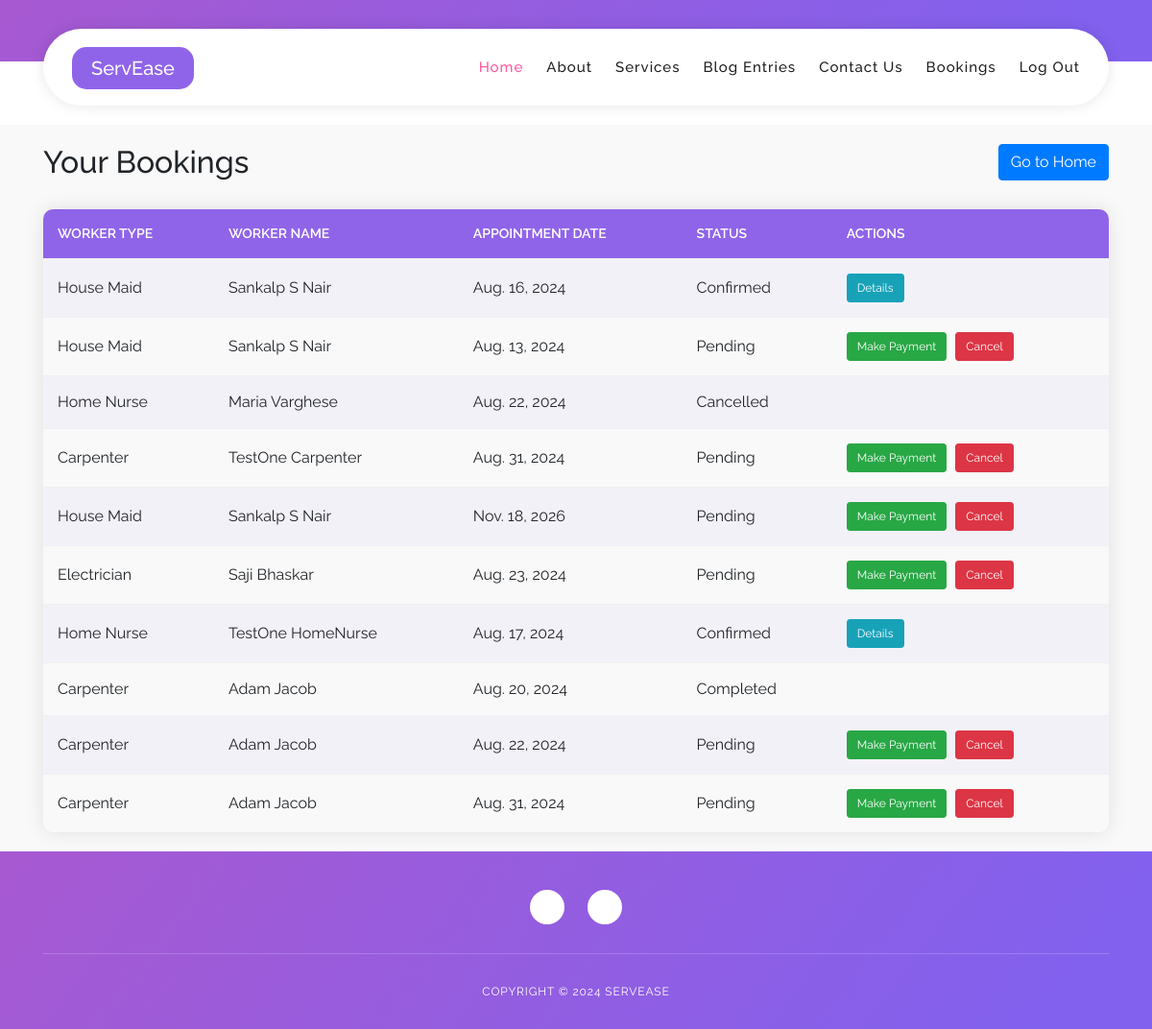
The app's page /view_bookings/ (signed in), older data.
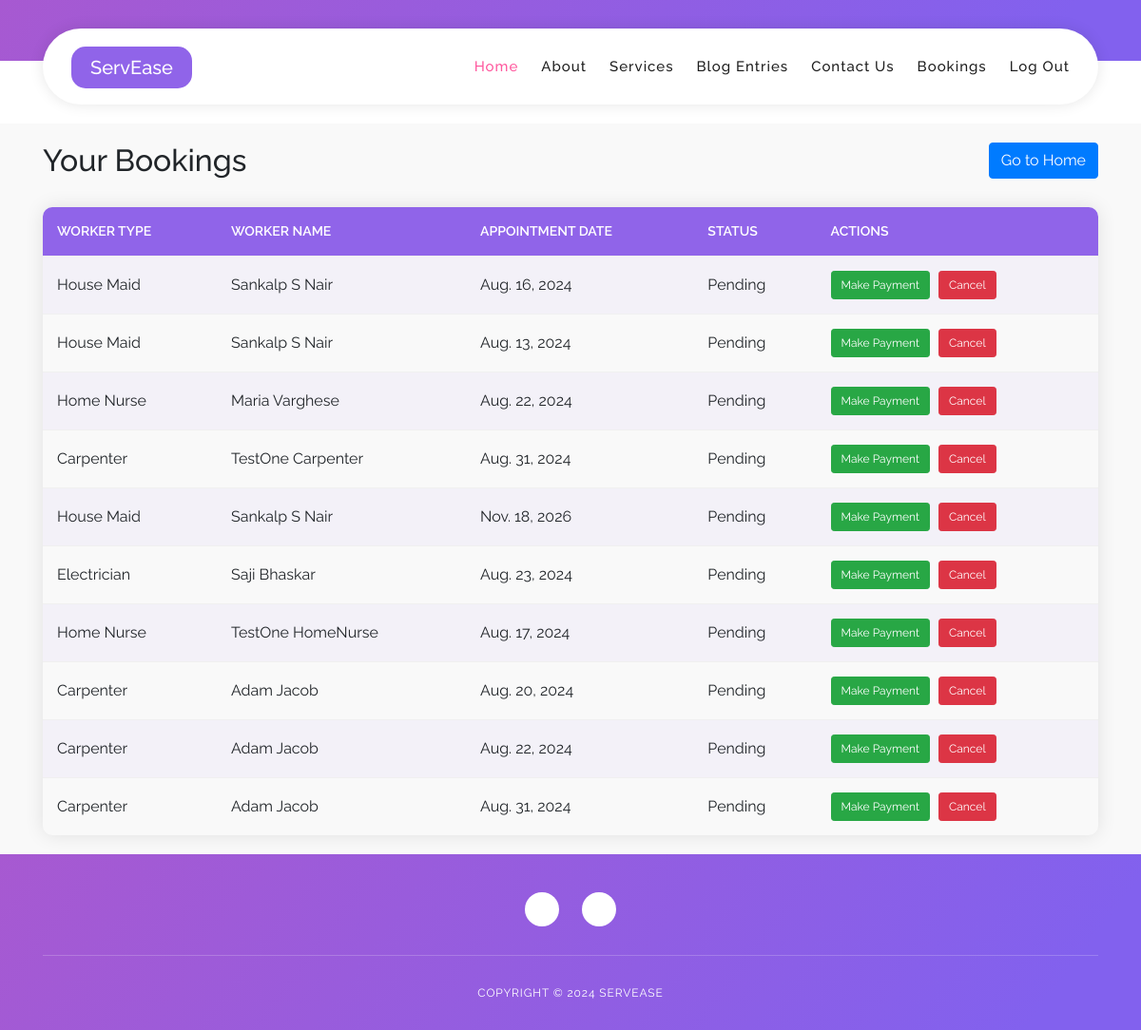
The same page, newer data.
### Home_app/models.py (models this page shows)
class Booking(models.Model):
    worker_id = models.ForeignKey('Users', on_delete=models.CASCADE, related_name='bookings')
    worker_type = models.CharField(max_length=50, choices=[
        ('House Maid', 'House Maid'),
        ('Carpenter', 'Carpenter'),
        ('Plumber', 'Plumber'),
        ('Electrician', 'Electrician'),
        ('Home Nurse', 'Home Nurse'),
    ])
    customer_id= models.ForeignKey('Users', on_delete=models.CASCADE, related_name='customer_bookings')
    appointment_date = models.DateField()
    appointment_time = models.TimeField()
    address = models.TextField()
    status = models.CharField(max_length=20, choices=[
        ('Pending', 'Pending'),
        ('Paid', 'Paid'),
        ('Confirmed', 'Confirmed'),
        ('Completed', 'Completed'),
        ('Cancelled', 'Cancelled'),
    ], default='Pending')
    service_type = models.CharField(max_length=100, blank=True)
    description = models.TextField(blank=True)

class Users(models.Model):
    user_id = models.AutoField(primary_key=True)
    firstname = models.CharField(max_length=20,blank=False)
    lastname = models.CharField(max_length=20,blank=False)
    email = models.EmailField(unique=True,blank=False)
    phone = models.CharField(max_length=10,null=True)
    address = models.TextField()
    place=models.CharField(max_length=30, blank=True)
    availability = models.IntegerField(default=0)
    district = models.CharField(max_length=20, blank=True)
    image = models.ImageField(upload_to='profile_pic', null=True, blank=True)
    password = models.CharField(max_length=256)
    usertype = models.CharField(max_length=20)

### Home_app/views.py (the view)
# urls.py: path('view_bookings/', views.view_bookings, name='view_bookings'),
@never_cache
def view_bookings(request):
    user_id = request.session.get('user_id')
    if not user_id:
        messages.warning(request, 'You need to log in first.')
        return redirect('login')
    bookings = Booking.objects.filter(customer_id=user_id)
    context = {
        'bookings': bookings
    }
    return render(request, 'view_booking.html', context)

### templates/view_booking.html (shortened to what this page needs)
{% load static %}
<!DOCTYPE html>
<html lang="en">
  <head>
    <link rel="stylesheet" type="text/css" href="{% static 'css/bootstrap.min.css'%}">
    <link rel="stylesheet" type="text/css" href="{% static 'assets/css/font-awesome.css' %}">
    <link rel="stylesheet" href="{% static 'css/templatemo-softy-pinko.css' %}">
    </head>
    <header class="header-area header-sticky">
        <div class="container">
            <div class="row">
                <div class="col-12">
                    <nav class="main-nav">
                        <a href="#" class="logo">
                            <h5 class="serv">ServEase</h5>
                        </a>
                        <ul class="nav">
                            <li><a href="{% url 'home' %}" class="active" style="font-size: 15px;">Home</a></li>
                            <li><a href="#features" style="font-size: 15px;">About</a></li>
                            <li><a href="{%url 'services'%}" style="font-size: 15px;">Services</a></li>
                            <li><a href="#" style="font-size: 15px;">Blog Entries</a></li>
                            <li><a href="#" style="font-size: 15px;">Contact Us</a></li>
                            <li><a href="{% url 'view_bookings' %}" style="font-size: 15px;">Bookings</a></li>
                            <li><a href="{% url 'logout' %}" style="font-size: 15px;">Log Out</a></li>
                        </ul>
                    </nav>
                </div>
            </div>
        </div>
    </header>
    <footer>
        <div class="container">
            <div class="row">
                <div class="col-lg-12 col-md-12 col-sm-12">
                    <ul class="social">
                    </ul>
                </div>
            </div>
        </div>
    </footer>
    <section class="section" id="blog">
        <div class="container">
            <div class="row">
                <div class="offset-lg-3 col-lg-6">
                    <div class="center-text">
                        <br><br>
                    </div>
                </div>
            </div>
        </div>
    </section>
    <section id="profile" class="section home-feature">
        <div class="container">
            <div class="bookings-header">
                <h2>Your Bookings</h2>
                <a href="{% url 'home' %}" class="btn btn-primary">Go to Home</a>
            </div>
            {% if bookings %}
                <div class="table-responsive">
                    <table class="table table-striped table-hover">
                        <thead>
                            <tr>
                                <th>Worker Type</th>
                                <th>Worker Name</th>
                                <th>Appointment Date</th>
                                <th>Status</th>
                                <th>Actions</th>
                            </tr>
                        </thead>
                        <tbody>
                            {% for booking in bookings %}
                                <tr>
                                    <td>{{ booking.worker_type }}</td>
                                    <td>{{ booking.worker_id.firstname }} {{ booking.worker_id.lastname }}</td>
                                    <td>{{ booking.appointment_date }}</td>
                                    <td>{{ booking.status }}</td>
                                    <td class="action-buttons">
                                        {% if booking.status == 'Confirmed' %}
                                            <button class="btn btn-sm btn-info" data-toggle="modal" data-target="#detailsModal{{ booking.id }}">Details</button>
                                        {% endif %}
                                        {% if booking.status == 'Pending' or booking.status == 'Paid' %}
                                            <button class="btn btn-sm btn-success make-payment-btn" data-booking-id="{{ booking.id }}">Make Payment</button>
                                            <button class="btn btn-sm btn-danger cancel-booking-btn" data-booking-id="{{ booking.id }}">Cancel</button>
                                        {% endif %}
                                    </td>
                                </tr>
                            {% endfor %}
                        </tbody>
                    </table>
                </div>
            {% else %}
                <p>You have no bookings yet.</p>
            {% endif %}
        </div>
    </section>
    <footer class="footer">
        <div class="container">
            <div class="row">
                <div class="col-lg-12 col-md-12 col-sm-12">
                    <ul class="social">
                        <li><a href="#"><i class="fa fa-facebook"></i></a></li>
                        <li><a href="#"><i class="fa fa-twitter"></i></a></li>
                    </ul>
                </div>
            </div>
            <div class="row">
                <div class="col-lg-12">
                    <p class="copyright">Copyright &copy; 2024 ServEase</p>
                </div>
            </div>
        </div>
    </footer>
  </body>
</html>

### static/css/templatemo-softy-pinko.css (style rules this page uses)
html, body, div, span, applet, object, iframe, h1, h2, h3, h4, h5, h6, p, blockquote, div pre, a, abbr, acronym, address, big, cite, code, del, dfn, em, font, img, ins, kbd, q, s, samp, small, strike, strong, sub, sup, tt, var, b, u, i, center, dl, dt, dd, ol, ul, li, figure, header, nav, section, article, aside, footer, figcaption { margin: 0; padding: 0; border: 0; outline: 0; }
ul, li { padding: 0; margin: 0; list-style: none; }
header, nav, section, article, aside, footer, hgroup { display: block; }
* { box-sizing: border-box; }
html, body { font-family: "Raleway", sans-serif; font-weight: 400; background-color: #fff; font-size: 16px; -ms-text-size-adjust: 100%; -webkit-font-smoothing: antialiased; -moz-osx-font-smoothing: grayscale; }
a { text-decoration: none !important; }
h1, h2, h3, h4, h5, h6 { margin-top: 0px; margin-bottom: 0px; }
ul { margin-bottom: 0px; }
html, body { background: #fff; font-family: "Raleway", sans-serif; }
.section { position: relative; padding-top: 100px; padding-bottom: 80px; }
.center-text { text-align: center; font-weight: 400; font-size: 16px; color: #777; line-height: 28px; letter-spacing: 1px; margin-bottom: 50px; }
.header-area { position: fixed; top: 30px; left: 0px; right: 0px; z-index: 100; height: 100px; -webkit-transition: all 0.3s ease 0s; -moz-transition: all 0.3s ease 0s; -o-transition: all 0.3s ease 0s; transition: all 0.3s ease 0s; }
.header-area .main-nav { box-shadow: 0px 0px 15px rgba(0,0,0,0.1); border-radius: 40px; min-height: 80px; background: #fff; }
.header-area .main-nav .logo { float: left; margin-top: 37px; -webkit-transition: all 0.3s ease 0s; -moz-transition: all 0.3s ease 0s; -o-transition: all 0.3s ease 0s; transition: all 0.3s ease 0s; margin-left: 30px; }
.header-area .main-nav .nav { float: right; margin-top: 27px; margin-left: 0px; margin-right: 30px; -webkit-transition: all 0.3s ease 0s; -moz-transition: all 0.3s ease 0s; -o-transition: all 0.3s ease 0s; transition: all 0.3s ease 0s; position: relative; z-index: 999; }
.header-area .main-nav .nav li { padding-left: 20px; padding-right: 20px; }
.header-area .main-nav .nav li:last-child { padding-right: 0px; }
.header-area .main-nav .nav li a { display: block; font-weight: 500; font-size: 13px; color: #fff; -webkit-transition: all 0.3s ease 0s; -moz-transition: all 0.3s ease 0s; -o-transition: all 0.3s ease 0s; transition: all 0.3s ease 0s; height: 40px; line-height: 40px; border: transparent; letter-spacing: 1px; }
.header-area.header-sticky { min-height: 80px; }
.header-area.header-sticky .logo { margin-top: 25px; }
.header-area.header-sticky .nav { margin-top: 20px !important; }
.header-area.header-sticky .nav li a { color: #1e1e1e; }
.header-area.header-sticky .nav li a.active { color: #ff589e; }
@media (max-width: 1200px) { .header-area .main-nav .nav li { padding-left: 12px; padding-right: 12px; } }
@media (max-width: 1200px) { .header-area .main-nav:before { display: none; } }
@media (min-width: 992px) { .header-area .main-nav .nav { display: flex !important; } }
.home-feature { padding-bottom: 0px; padding-top: 30px; margin-top: -220px; z-index: 9; }
footer { background-image: linear-gradient(127deg, #a759d1 0%, #8261ee 91%); padding-top: 30px; }
footer .social { overflow: hidden; margin-top: 10px; text-align: center; }
footer .social li { margin: 0px 10px; display: inline-block; }
footer .social li a { color: #9d5bd9; text-align: center; background-color: #fff; width: 36px; height: 36px; line-height: 36px; border-radius: 50%; display: inline-block; font-size: 16px; -webkit-transition: all 0.3s ease 0s; -moz-transition: all 0.3s ease 0s; -o-transition: all 0.3s ease 0s; transition: all 0.3s ease 0s; }
footer .copyright { text-align: center; border-top: 1px solid rgba(250,250,250,0.2); margin-top: 30px; padding-top: 30px; padding-bottom: 30px; font-weight: 400; font-size: 12px; color: #fff; letter-spacing: 0.88px; text-transform: uppercase; }

Row changes from the older to the newer data that the page shows:
changed Booking "Aug. 16, 2024": status "Confirmed" → "Pending"; status "Details" → "Make Payment Cancel"
changed Booking "Maria": status "Cancelled" → "Pending"; now shows "Make Payment Cancel"
changed Booking "Aug. 17, 2024": status "Confirmed" → "Pending"; status "Details" → "Make Payment Cancel"
changed Booking "Aug. 20, 2024": status "Completed" → "Pending"; now shows "Make Payment Cancel"
